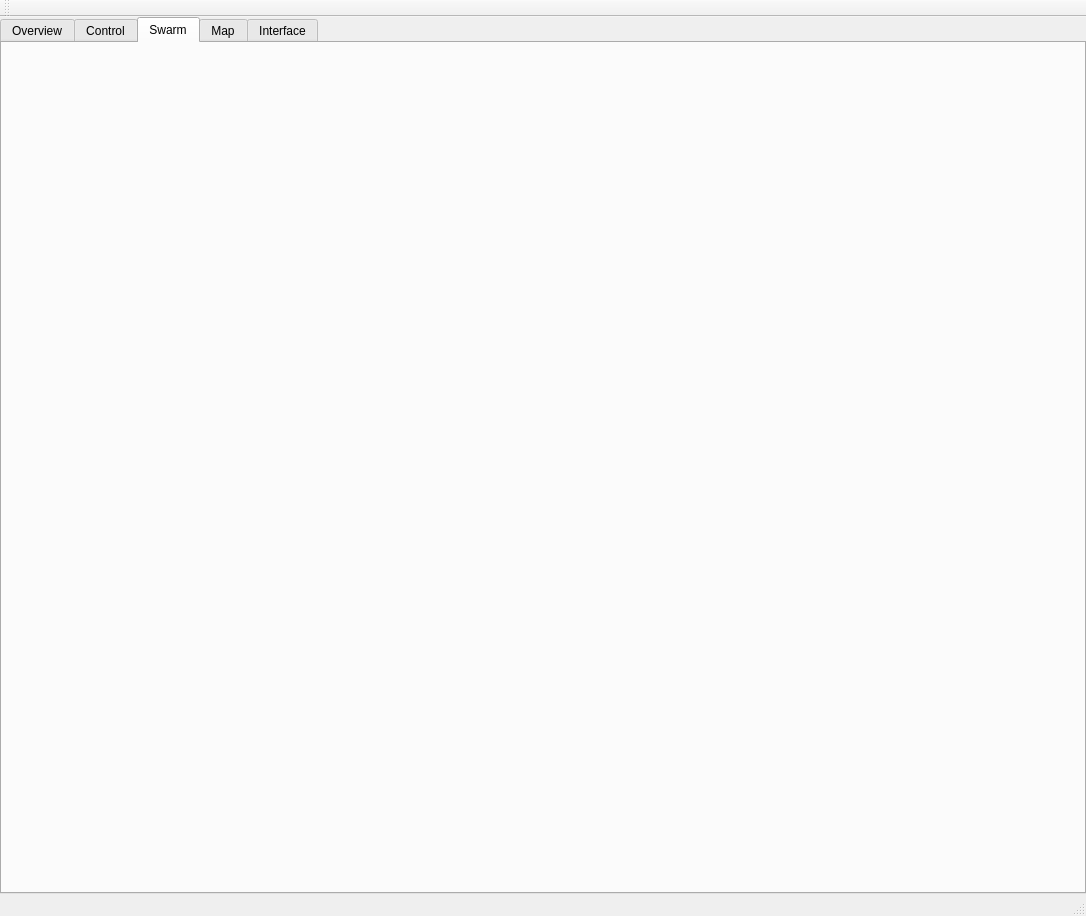
<?xml version="1.0" encoding="UTF-8"?>
<ui version="4.0">
 <class>MainWindow</class>
 <widget class="QMainWindow" name="MainWindow">
  <property name="geometry">
   <rect>
    <x>0</x>
    <y>0</y>
    <width>1086</width>
    <height>916</height>
   </rect>
  </property>
  <property name="windowTitle">
   <string>MainWindow</string>
  </property>
  <widget class="QWidget" name="centralWidget">
   <layout class="QGridLayout" name="mainGridLayout">
    <property name="leftMargin">
     <number>0</number>
    </property>
    <property name="topMargin">
     <number>0</number>
    </property>
    <property name="rightMargin">
     <number>0</number>
    </property>
    <property name="bottomMargin">
     <number>0</number>
    </property>
    <property name="spacing">
     <number>0</number>
    </property>
    <item row="0" column="0">
     <widget class="QTabWidget" name="controlTab">
      <property name="currentIndex">
       <number>2</number>
      </property>
      <widget class="QWidget" name="overviewTap">
       <attribute name="title">
        <string>Overview</string>
       </attribute>
      </widget>
      <widget class="QWidget" name="controlTab">
       <attribute name="title">
        <string>Control</string>
       </attribute>
       <layout class="QVBoxLayout" name="verticalLayout_3">
        <item>
         <layout class="QHBoxLayout" name="horizontalLayout_2">
          <item>
           <widget class="QLabel" name="label">
            <property name="text">
             <string>Robot :</string>
            </property>
           </widget>
          </item>
          <item>
           <widget class="QComboBox" name="comboBox">
            <item>
             <property name="text">
              <string>Dolphin1</string>
             </property>
            </item>
            <item>
             <property name="text">
              <string>Dolphin2</string>
             </property>
            </item>
            <item>
             <property name="text">
              <string>Dolphin3</string>
             </property>
            </item>
           </widget>
          </item>
          <item>
           <spacer name="horizontalSpacer_3">
            <property name="orientation">
             <enum>Qt::Horizontal</enum>
            </property>
            <property name="sizeHint" stdset="0">
             <size>
              <width>58</width>
              <height>20</height>
             </size>
            </property>
           </spacer>
          </item>
          <item>
           <widget class="QLabel" name="label_2">
            <property name="text">
             <string>State</string>
            </property>
           </widget>
          </item>
          <item>
           <widget class="QComboBox" name="comboBox_2">
            <item>
             <property name="text">
              <string>Standby</string>
             </property>
            </item>
            <item>
             <property name="text">
              <string>AllStop</string>
             </property>
            </item>
            <item>
             <property name="text">
              <string>Teleop</string>
             </property>
            </item>
            <item>
             <property name="text">
              <string>Swarm Mode</string>
             </property>
            </item>
            <item>
             <property name="text">
              <string>Demo Mode</string>
             </property>
            </item>
           </widget>
          </item>
          <item>
           <spacer name="horizontalSpacer_4">
            <property name="orientation">
             <enum>Qt::Horizontal</enum>
            </property>
            <property name="sizeHint" stdset="0">
             <size>
              <width>58</width>
              <height>20</height>
             </size>
            </property>
           </spacer>
          </item>
          <item>
           <widget class="QCommandLinkButton" name="commandLinkButton">
            <property name="text">
             <string>Update </string>
            </property>
           </widget>
          </item>
         </layout>
        </item>
        <item>
         <spacer name="verticalSpacer_2">
          <property name="orientation">
           <enum>Qt::Vertical</enum>
          </property>
          <property name="sizeHint" stdset="0">
           <size>
            <width>20</width>
            <height>177</height>
           </size>
          </property>
         </spacer>
        </item>
        <item>
         <layout class="QHBoxLayout" name="horizontalLayout_5">
          <item>
           <layout class="QVBoxLayout" name="verticalLayout_2">
            <item>
             <layout class="QHBoxLayout" name="horizontalLayout_3">
              <item>
               <widget class="QLabel" name="label_3">
                <property name="text">
                 <string>Battery:</string>
                </property>
               </widget>
              </item>
              <item>
               <spacer name="horizontalSpacer_5">
                <property name="orientation">
                 <enum>Qt::Horizontal</enum>
                </property>
                <property name="sizeHint" stdset="0">
                 <size>
                  <width>40</width>
                  <height>20</height>
                 </size>
                </property>
               </spacer>
              </item>
              <item>
               <widget class="QLabel" name="label_5">
                <property name="text">
                 <string>100%</string>
                </property>
               </widget>
              </item>
             </layout>
            </item>
            <item>
             <layout class="QHBoxLayout" name="horizontalLayout_4">
              <item>
               <widget class="QLabel" name="label_4">
                <property name="text">
                 <string>Max Speed:</string>
                </property>
               </widget>
              </item>
              <item>
               <spacer name="horizontalSpacer_6">
                <property name="orientation">
                 <enum>Qt::Horizontal</enum>
                </property>
                <property name="sizeHint" stdset="0">
                 <size>
                  <width>40</width>
                  <height>20</height>
                 </size>
                </property>
               </spacer>
              </item>
              <item>
               <widget class="QLabel" name="label_6">
                <property name="text">
                 <string>100%</string>
                </property>
               </widget>
              </item>
             </layout>
            </item>
           </layout>
          </item>
          <item>
           <spacer name="horizontalSpacer_7">
            <property name="orientation">
             <enum>Qt::Horizontal</enum>
            </property>
            <property name="sizeHint" stdset="0">
             <size>
              <width>208</width>
              <height>20</height>
             </size>
            </property>
           </spacer>
          </item>
          <item>
           <widget class="QTabWidget" name="tabWidget">
            <property name="currentIndex">
             <number>0</number>
            </property>
            <widget class="QWidget" name="motor1tab">
             <attribute name="title">
              <string>Motor 1</string>
             </attribute>
             <layout class="QGridLayout" name="gridLayout_2">
              <item row="0" column="0">
               <widget class="QLabel" name="label_32">
                <property name="text">
                 <string>Motor Temp:</string>
                </property>
               </widget>
              </item>
              <item row="0" column="1">
               <widget class="QLabel" name="label_35">
                <property name="text">
                 <string>30*</string>
                </property>
               </widget>
              </item>
              <item row="1" column="0">
               <widget class="QLabel" name="label_33">
                <property name="text">
                 <string>Motor Current:</string>
                </property>
               </widget>
              </item>
              <item row="1" column="1">
               <widget class="QLabel" name="label_36">
                <property name="text">
                 <string>.675 A</string>
                </property>
               </widget>
              </item>
              <item row="2" column="0">
               <widget class="QLabel" name="label_37">
                <property name="text">
                 <string>Motor Speed:</string>
                </property>
               </widget>
              </item>
              <item row="2" column="1">
               <widget class="QLabel" name="label_34">
                <property name="text">
                 <string>75 MPH</string>
                </property>
               </widget>
              </item>
             </layout>
            </widget>
            <widget class="QWidget" name="motor2tab">
             <attribute name="title">
              <string>Motor 2</string>
             </attribute>
             <layout class="QGridLayout" name="gridLayout_3">
              <item row="0" column="0">
               <widget class="QLabel" name="label_20">
                <property name="text">
                 <string>Motor Temp:</string>
                </property>
               </widget>
              </item>
              <item row="0" column="1">
               <widget class="QLabel" name="label_23">
                <property name="text">
                 <string>30*</string>
                </property>
               </widget>
              </item>
              <item row="1" column="0">
               <widget class="QLabel" name="label_21">
                <property name="text">
                 <string>Motor Current:</string>
                </property>
               </widget>
              </item>
              <item row="1" column="1">
               <widget class="QLabel" name="label_24">
                <property name="text">
                 <string>.675 A</string>
                </property>
               </widget>
              </item>
              <item row="2" column="0">
               <widget class="QLabel" name="label_25">
                <property name="text">
                 <string>Motor Speed:</string>
                </property>
               </widget>
              </item>
              <item row="2" column="1">
               <widget class="QLabel" name="label_22">
                <property name="text">
                 <string>75 MPH</string>
                </property>
               </widget>
              </item>
             </layout>
            </widget>
            <widget class="QWidget" name="motor4tab">
             <attribute name="title">
              <string>Motor 4</string>
             </attribute>
             <layout class="QGridLayout" name="gridLayout_5">
              <item row="0" column="0">
               <widget class="QLabel" name="label_8">
                <property name="text">
                 <string>Motor Temp:</string>
                </property>
               </widget>
              </item>
              <item row="0" column="1">
               <widget class="QLabel" name="label_9">
                <property name="text">
                 <string>30*</string>
                </property>
               </widget>
              </item>
              <item row="1" column="0">
               <widget class="QLabel" name="label_10">
                <property name="text">
                 <string>Motor Current:</string>
                </property>
               </widget>
              </item>
              <item row="1" column="1">
               <widget class="QLabel" name="label_11">
                <property name="text">
                 <string>.675 A</string>
                </property>
               </widget>
              </item>
              <item row="2" column="0">
               <widget class="QLabel" name="label_12">
                <property name="text">
                 <string>Motor Speed:</string>
                </property>
               </widget>
              </item>
              <item row="2" column="1">
               <widget class="QLabel" name="label_13">
                <property name="text">
                 <string>75 MPH</string>
                </property>
               </widget>
              </item>
             </layout>
            </widget>
            <widget class="QWidget" name="motor3tab">
             <attribute name="title">
              <string>Motor 3</string>
             </attribute>
             <layout class="QGridLayout" name="gridLayout_4">
              <item row="0" column="0">
               <widget class="QLabel" name="label_26">
                <property name="text">
                 <string>Motor Temp:</string>
                </property>
               </widget>
              </item>
              <item row="0" column="1">
               <widget class="QLabel" name="label_29">
                <property name="text">
                 <string>30*</string>
                </property>
               </widget>
              </item>
              <item row="1" column="0">
               <widget class="QLabel" name="label_27">
                <property name="text">
                 <string>Motor Current:</string>
                </property>
               </widget>
              </item>
              <item row="1" column="1">
               <widget class="QLabel" name="label_30">
                <property name="text">
                 <string>.675 A</string>
                </property>
               </widget>
              </item>
              <item row="2" column="0">
               <widget class="QLabel" name="label_31">
                <property name="text">
                 <string>Motor Speed:</string>
                </property>
               </widget>
              </item>
              <item row="2" column="1">
               <widget class="QLabel" name="label_28">
                <property name="text">
                 <string>75 MPH</string>
                </property>
               </widget>
              </item>
             </layout>
            </widget>
           </widget>
          </item>
         </layout>
        </item>
        <item>
         <spacer name="verticalSpacer_3">
          <property name="orientation">
           <enum>Qt::Vertical</enum>
          </property>
          <property name="sizeHint" stdset="0">
           <size>
            <width>20</width>
            <height>177</height>
           </size>
          </property>
         </spacer>
        </item>
        <item>
         <layout class="QHBoxLayout" name="horizontalLayout">
          <item>
           <widget class="QTextBrowser" name="textBrowser"/>
          </item>
          <item>
           <spacer name="horizontalSpacer">
            <property name="orientation">
             <enum>Qt::Horizontal</enum>
            </property>
            <property name="sizeHint" stdset="0">
             <size>
              <width>148</width>
              <height>20</height>
             </size>
            </property>
           </spacer>
          </item>
          <item>
           <layout class="QVBoxLayout" name="verticalLayout">
            <item>
             <widget class="QSlider" name="verticalSlider">
              <property name="minimum">
               <number>-100</number>
              </property>
              <property name="maximum">
               <number>100</number>
              </property>
              <property name="singleStep">
               <number>5</number>
              </property>
              <property name="orientation">
               <enum>Qt::Vertical</enum>
              </property>
              <property name="tickPosition">
               <enum>QSlider::TicksBothSides</enum>
              </property>
              <property name="tickInterval">
               <number>25</number>
              </property>
             </widget>
            </item>
            <item>
             <widget class="QLabel" name="label_7">
              <property name="text">
               <string>Speed</string>
              </property>
             </widget>
            </item>
           </layout>
          </item>
          <item>
           <spacer name="horizontalSpacer_2">
            <property name="orientation">
             <enum>Qt::Horizontal</enum>
            </property>
            <property name="sizeHint" stdset="0">
             <size>
              <width>148</width>
              <height>20</height>
             </size>
            </property>
           </spacer>
          </item>
          <item>
           <widget class="QTextBrowser" name="textBrowser_2"/>
          </item>
         </layout>
        </item>
       </layout>
      </widget>
      <widget class="QWidget" name="swarmTab">
       <attribute name="title">
        <string>Swarm</string>
       </attribute>
      </widget>
      <widget class="QWidget" name="mapTab">
       <attribute name="title">
        <string>Map</string>
       </attribute>
      </widget>
      <widget class="QWidget" name="interfaceTab">
       <attribute name="title">
        <string>Interface</string>
       </attribute>
      </widget>
     </widget>
    </item>
   </layout>
  </widget>
  <widget class="QMenuBar" name="menuBar">
   <property name="geometry">
    <rect>
     <x>0</x>
     <y>0</y>
     <width>1086</width>
     <height>25</height>
    </rect>
   </property>
  </widget>
  <widget class="QToolBar" name="mainToolBar">
   <attribute name="toolBarArea">
    <enum>TopToolBarArea</enum>
   </attribute>
   <attribute name="toolBarBreak">
    <bool>false</bool>
   </attribute>
  </widget>
  <widget class="QStatusBar" name="statusBar"/>
 </widget>
 <layoutdefault spacing="6" margin="11"/>
 <resources/>
 <connections/>
</ui>
